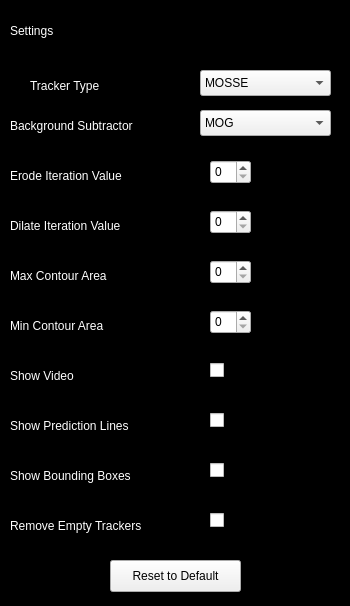
<?xml version="1.0" encoding="UTF-8"?>
<ui version="4.0">
 <class>settings_window</class>
 <widget class="QWidget" name="settings_window">
  <property name="geometry">
   <rect>
    <x>0</x>
    <y>0</y>
    <width>350</width>
    <height>606</height>
   </rect>
  </property>
  <property name="windowTitle">
   <string>Form</string>
  </property>
  <property name="styleSheet">
   <string notr="true">QWidget#settings_window{
	background-color: rgb(0, 0, 0);
}</string>
  </property>
  <widget class="QComboBox" name="tracker_combo">
   <property name="geometry">
    <rect>
     <x>200</x>
     <y>70</y>
     <width>131</width>
     <height>26</height>
    </rect>
   </property>
   <item>
    <property name="text">
     <string>MOSSE</string>
    </property>
   </item>
   <item>
    <property name="text">
     <string>CSRT</string>
    </property>
   </item>
  </widget>
  <widget class="QLabel" name="tracker_type">
   <property name="geometry">
    <rect>
     <x>30</x>
     <y>70</y>
     <width>151</width>
     <height>31</height>
    </rect>
   </property>
   <property name="styleSheet">
    <string notr="true">QLabel#tracker_type {
	color: white;
	font: 15pt &quot;Comic Sans MS&quot;;
	qproperty-alignment: AlignRight;
}</string>
   </property>
   <property name="text">
    <string>Tracker Type</string>
   </property>
  </widget>
  <widget class="QLabel" name="settings_header">
   <property name="geometry">
    <rect>
     <x>10</x>
     <y>10</y>
     <width>321</width>
     <height>41</height>
    </rect>
   </property>
   <property name="styleSheet">
    <string notr="true">QLabel#settings_header {
	color: white;
	font: 26pt &quot;Comic Sans MS&quot;;
	qproperty-alignment: AlignCenter;
}</string>
   </property>
   <property name="text">
    <string>Settings</string>
   </property>
  </widget>
  <widget class="QLabel" name="background_sub">
   <property name="geometry">
    <rect>
     <x>10</x>
     <y>110</y>
     <width>171</width>
     <height>31</height>
    </rect>
   </property>
   <property name="styleSheet">
    <string notr="true">QLabel#background_sub {
	color: white;
	font: 15pt &quot;Comic Sans MS&quot;;
	qproperty-alignment: AlignRight;
}</string>
   </property>
   <property name="text">
    <string>Background Subtractor</string>
   </property>
  </widget>
  <widget class="QComboBox" name="bckgrnd_sub_combo">
   <property name="geometry">
    <rect>
     <x>200</x>
     <y>110</y>
     <width>131</width>
     <height>26</height>
    </rect>
   </property>
   <item>
    <property name="text">
     <string>MOG</string>
    </property>
   </item>
   <item>
    <property name="text">
     <string>MOG2</string>
    </property>
   </item>
  </widget>
  <widget class="QSpinBox" name="erode_value">
   <property name="geometry">
    <rect>
     <x>210</x>
     <y>160</y>
     <width>41</width>
     <height>24</height>
    </rect>
   </property>
  </widget>
  <widget class="QLabel" name="erode">
   <property name="geometry">
    <rect>
     <x>10</x>
     <y>160</y>
     <width>171</width>
     <height>31</height>
    </rect>
   </property>
   <property name="styleSheet">
    <string notr="true">QLabel#erode {
	color: white;
	font: 15pt &quot;Comic Sans MS&quot;;
	qproperty-alignment: AlignRight;
}</string>
   </property>
   <property name="text">
    <string>Erode Iteration Value</string>
   </property>
  </widget>
  <widget class="QLabel" name="dilate">
   <property name="geometry">
    <rect>
     <x>10</x>
     <y>210</y>
     <width>171</width>
     <height>31</height>
    </rect>
   </property>
   <property name="styleSheet">
    <string notr="true">QLabel#dilate {
	color: white;
	font: 15pt &quot;Comic Sans MS&quot;;
	qproperty-alignment: AlignRight;
}</string>
   </property>
   <property name="text">
    <string>Dilate Iteration Value</string>
   </property>
  </widget>
  <widget class="QSpinBox" name="dilate_value">
   <property name="geometry">
    <rect>
     <x>210</x>
     <y>210</y>
     <width>41</width>
     <height>24</height>
    </rect>
   </property>
  </widget>
  <widget class="QPushButton" name="reset_defaults_btn">
   <property name="geometry">
    <rect>
     <x>110</x>
     <y>560</y>
     <width>131</width>
     <height>32</height>
    </rect>
   </property>
   <property name="text">
    <string>Reset to Default</string>
   </property>
  </widget>
  <widget class="QLabel" name="video">
   <property name="geometry">
    <rect>
     <x>10</x>
     <y>360</y>
     <width>171</width>
     <height>31</height>
    </rect>
   </property>
   <property name="styleSheet">
    <string notr="true">QLabel#video {
	color: white;
	font: 15pt &quot;Comic Sans MS&quot;;
	qproperty-alignment: AlignRight;
}</string>
   </property>
   <property name="text">
    <string>Show Video</string>
   </property>
  </widget>
  <widget class="QLabel" name="prediction">
   <property name="geometry">
    <rect>
     <x>10</x>
     <y>410</y>
     <width>171</width>
     <height>31</height>
    </rect>
   </property>
   <property name="styleSheet">
    <string notr="true">QLabel#prediction {
	color: white;
	font: 15pt &quot;Comic Sans MS&quot;;
	qproperty-alignment: AlignRight;
}</string>
   </property>
   <property name="text">
    <string>Show Prediction Lines</string>
   </property>
  </widget>
  <widget class="QLabel" name="bounding">
   <property name="geometry">
    <rect>
     <x>10</x>
     <y>460</y>
     <width>171</width>
     <height>31</height>
    </rect>
   </property>
   <property name="styleSheet">
    <string notr="true">QLabel#bounding {
	color: white;
	font: 15pt &quot;Comic Sans MS&quot;;
	qproperty-alignment: AlignRight;
}</string>
   </property>
   <property name="text">
    <string>Show Bounding Boxes</string>
   </property>
  </widget>
  <widget class="QCheckBox" name="video_checkbox">
   <property name="geometry">
    <rect>
     <x>210</x>
     <y>360</y>
     <width>87</width>
     <height>20</height>
    </rect>
   </property>
   <property name="text">
    <string>Enable</string>
   </property>
  </widget>
  <widget class="QCheckBox" name="prediction_checkbox">
   <property name="geometry">
    <rect>
     <x>210</x>
     <y>410</y>
     <width>87</width>
     <height>20</height>
    </rect>
   </property>
   <property name="text">
    <string>Enable</string>
   </property>
  </widget>
  <widget class="QCheckBox" name="bounding_checkbox">
   <property name="geometry">
    <rect>
     <x>210</x>
     <y>460</y>
     <width>87</width>
     <height>20</height>
    </rect>
   </property>
   <property name="text">
    <string>Enable</string>
   </property>
  </widget>
  <widget class="QLabel" name="empty_trackers">
   <property name="geometry">
    <rect>
     <x>10</x>
     <y>510</y>
     <width>181</width>
     <height>31</height>
    </rect>
   </property>
   <property name="styleSheet">
    <string notr="true">QLabel#empty_trackers {
	color: white;
	font: 15pt &quot;Comic Sans MS&quot;;
	qproperty-alignment: AlignRight;
}</string>
   </property>
   <property name="text">
    <string>Remove Empty Trackers</string>
   </property>
  </widget>
  <widget class="QCheckBox" name="empty_tracker_checkbox">
   <property name="geometry">
    <rect>
     <x>210</x>
     <y>510</y>
     <width>87</width>
     <height>20</height>
    </rect>
   </property>
   <property name="text">
    <string>Enable</string>
   </property>
  </widget>
  <widget class="QSpinBox" name="min_contour_area">
   <property name="geometry">
    <rect>
     <x>210</x>
     <y>310</y>
     <width>41</width>
     <height>24</height>
    </rect>
   </property>
  </widget>
  <widget class="QSpinBox" name="max_contour_area">
   <property name="geometry">
    <rect>
     <x>210</x>
     <y>260</y>
     <width>41</width>
     <height>24</height>
    </rect>
   </property>
  </widget>
  <widget class="QLabel" name="min_value">
   <property name="geometry">
    <rect>
     <x>10</x>
     <y>310</y>
     <width>171</width>
     <height>31</height>
    </rect>
   </property>
   <property name="styleSheet">
    <string notr="true">QLabel#min_value {
	color: white;
	font: 15pt &quot;Comic Sans MS&quot;;
	qproperty-alignment: AlignRight;
}</string>
   </property>
   <property name="text">
    <string>Min Contour Area</string>
   </property>
  </widget>
  <widget class="QLabel" name="max_value">
   <property name="geometry">
    <rect>
     <x>10</x>
     <y>260</y>
     <width>171</width>
     <height>31</height>
    </rect>
   </property>
   <property name="styleSheet">
    <string notr="true">QLabel#max_value {
	color: white;
	font: 15pt &quot;Comic Sans MS&quot;;
	qproperty-alignment: AlignRight;
}</string>
   </property>
   <property name="text">
    <string>Max Contour Area</string>
   </property>
  </widget>
 </widget>
 <resources/>
 <connections/>
</ui>
